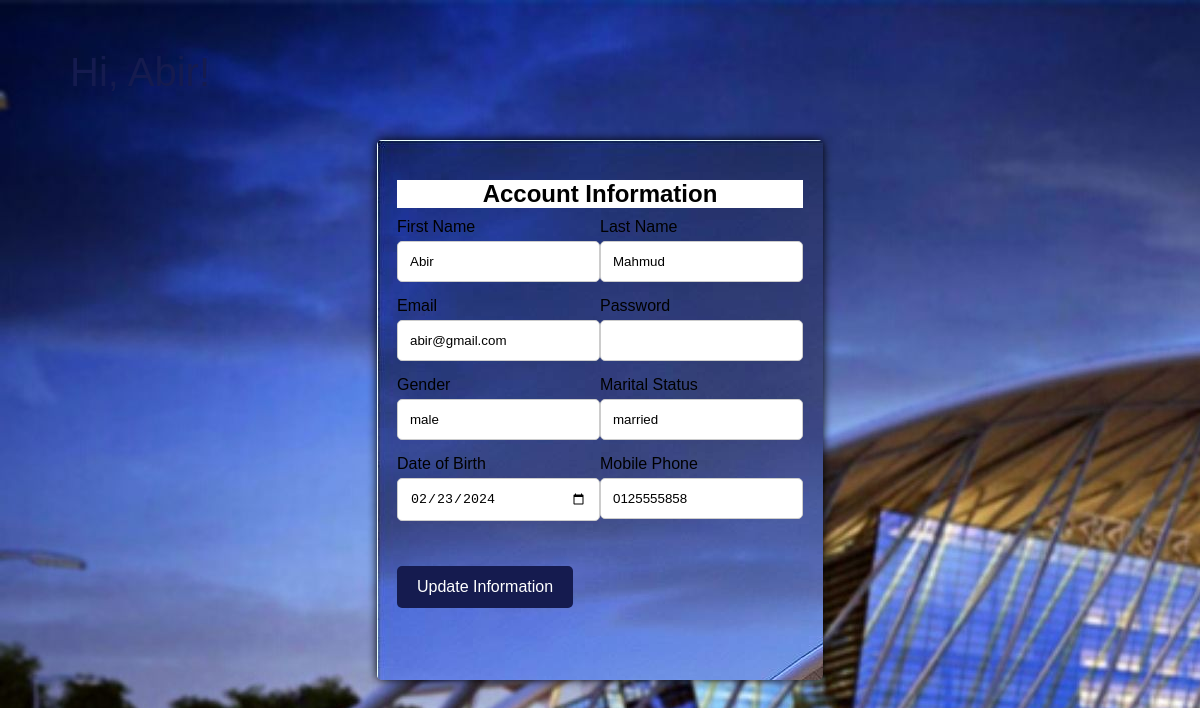
/Accountinfo.php (signed in), run on the app's committed database.
### tables this page shows
CREATE TABLE `users` (
  `user_id` int(11) NOT NULL,
  `first_name` varchar(50) NOT NULL,
  `last_name` varchar(50) NOT NULL,
  `email` varchar(50) NOT NULL,
  `password` varchar(255) NOT NULL,
  `gender` varchar(10) NOT NULL,
  `marital_status` varchar(10) NOT NULL,
  `dob` date NOT NULL,
  `mobile` varchar(15) NOT NULL
);

### Accountinfo.php (the view, shortened to what this page needs)
<?php
require_once 'db_connection.php';
$user_id = $_SESSION['user_id'];
$sql = "SELECT * FROM users WHERE user_id = ?";
$stmt = $conn->prepare($sql);
$stmt->bind_param("i", $user_id);
$stmt->execute();
$result = $stmt->get_result();
if ($result->num_rows == 1) {
    $row = $result->fetch_assoc();
    $first_name = $row['first_name'];
    $last_name = $row['last_name'];
    $email = $row['email'];
    $gender = $row['gender'];
    $marital_status = $row['marital_status'];
    $dob = $row['dob'];
    $mobile = $row['mobile'];
} else {
    $_SESSION['update_error'] = "User not found.";
    header("Location: accountinfo.php");
    exit;
}
?>
<!DOCTYPE html>
<html lang="en">
<head>
</head>
<body>
<div style="position: absolute; top: 50px; left: 70px; font-size: 40px; color: #151B4F;">
</div>
    <div class="container">
        <h2>Account Information</h2>
<form action="<?php echo htmlspecialchars($_SERVER["PHP_SELF"]); ?>" method="post">
    <div style="display: flex; justify-content: space-between;">
        <div style="flex: 1;">
            <label for="first_name">First Name</label>
            <input type="text" id="first_name" name="first_name" value="<?php echo htmlspecialchars($first_name); ?>" required>
        </div>
        <div style="flex: 1;">
            <label for="last_name">Last Name</label>
            <input type="text" id="last_name" name="last_name" value="<?php echo htmlspecialchars($last_name); ?>" required>
        </div>
    </div>
    <div style="display: flex; justify-content: space-between;">
        <div style="flex: 1;">
            <label for="email">Email</label>
            <input type="email" id="email" name="email" value="<?php echo htmlspecialchars($email); ?>" required>
        </div>
        <div style="flex: 1;">
            <label for="password">Password</label>
            <input type="password" id="password" name="password" required>
        </div>
    </div>
    <div style="display: flex; justify-content: space-between;">
        <div style="flex: 1;">
            <label for="gender">Gender</label>
            <input type="text" id="gender" name="gender" value="<?php echo htmlspecialchars($gender); ?>" required>
        </div>
        <div style="flex: 1;">
            <label for="marital_status">Marital Status</label>
            <input type="text" id="marital_status" name="marital_status" value="<?php echo htmlspecialchars($marital_status); ?>" required>
        </div>
    </div>
    <div style="display: flex; justify-content: space-between;">
        <div style="flex: 1;">
            <label for="dob">Date of Birth</label>
            <input type="date" id="dob" name="dob" value="<?php echo htmlspecialchars($dob); ?>" required>
        </div>
        <div style="flex: 1;">
            <label for="mobile">Mobile Phone</label>
            <input type="text" id="mobile" name="mobile" value="<?php echo htmlspecialchars($mobile); ?>" required>
        </div>
    </div>
        <button type="submit" style="background-color: #151B4F; margin-top: 30px;">Update Information</button>
    </form>

### Accountinfo.php (style rules this page uses)
body { background-image: url(d.jpg); font-family: Arial, sans-serif; background-color: #ebf5fb; margin: 0; padding: 10px; top: 10px; display: flex; justify-content: center; align-items: center; height: 100vh; }
.container { background-image: url(picture25.jpg); padding: 20px; border-radius: 05px; box-shadow: 0 0 10px rgba(0, 0, 0, 1); min-width: 300px; min-height: 500px; }
.container h2 { background-color: white; text-align: center; margin-bottom: 10px; }
label { display: block; margin-bottom: 5px; }
input[type="text"], input[type="email"], input[type="date"], input[type="password"] { width: 100%; padding: 12px; margin-bottom: 15px; border: 1px solid #ccc; border-radius: 5px; box-sizing: border-box; }
button[type="submit"] { background-color: #4caf50; color: white; padding: 12px 20px; border: none; border-radius: 5px; cursor: pointer; font-size: 16px; }

### data on the page
users: first_name "Abir", last_name "Mahmud", email "abir@gmail.com", gender "male", marital_status "married", dob "02/23/2024", mobile "0125555858"
